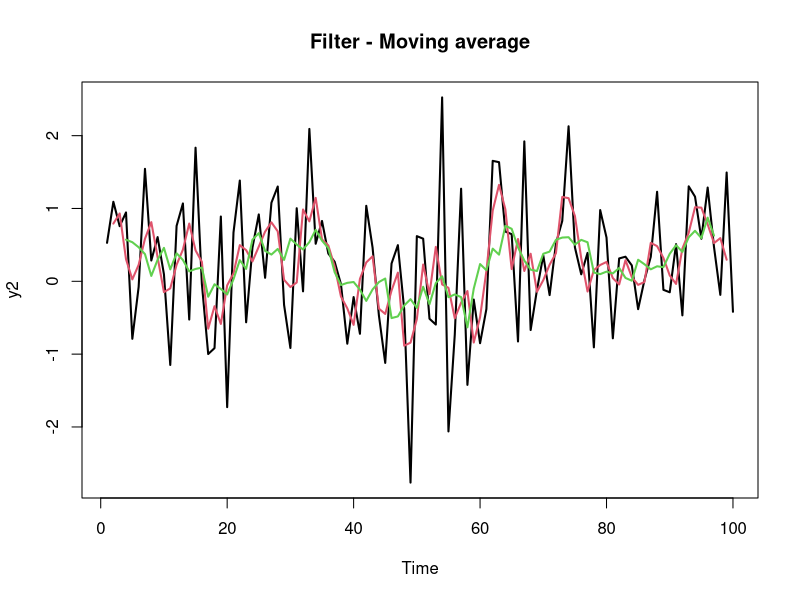
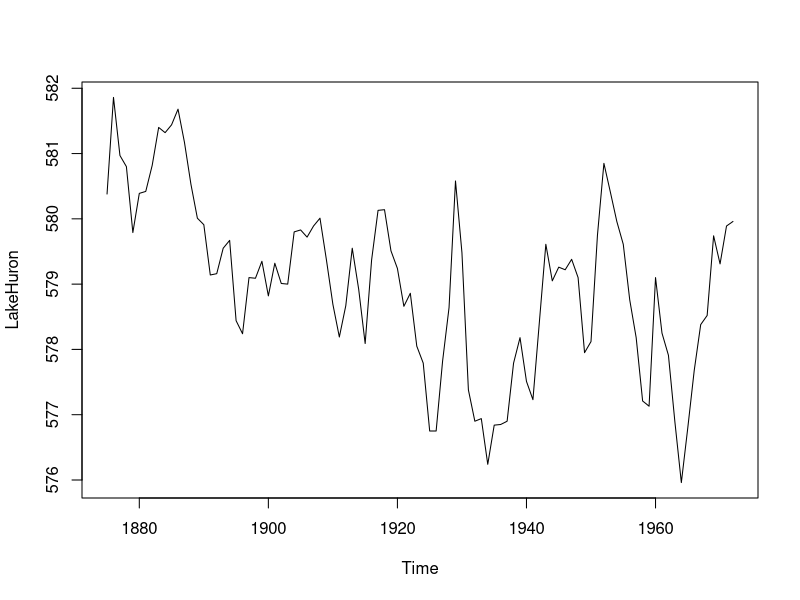
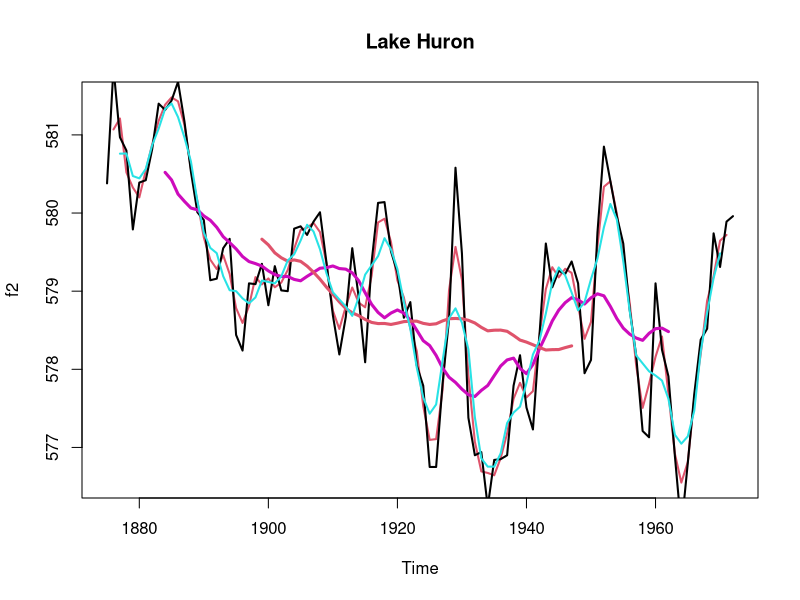

These charts were generated, in order, by the following R code: (Note: this script raises an error after producing the figures.)
### detrending Method 1 ###
## moving average ####
#### Smoothing with a filter #############
help(filter)
## test -simple 3 point filter #####
rep(1/3,3)
y<-1:10
y
filter(y,rep(1/3,3))
## 
y2<-rnorm(100)
f1a<-filter(y2,rep(1/3,3))
f1b<-filter(y2,rep(1/7,7))

plot.ts(y2,main="Filter - Moving average",lwd=2)
lines(f1a,col=2,lwd=2)
lines(f1b,col=3,lwd=2)

### Example Lake Huron ######
data(LakeHuron)
#help(LakeHuron)
plot(LakeHuron)
#str(LakeHuron)
X<-LakeHuron
rep(1/3,3)
f2<-filter(X,rep(1/3,3))
plot(f2,main="Lake Huron",lwd=2,col=2)
lines(X,col=1,lwd=2)
f2a<-filter(X,rep(1/5,5))
f2b<-filter(X,rep(1/20,20))
lines(f2b,lwd=3,col=6)
f2c<-filter(X,rep(1/50,50))
lines(f2c,lwd=3,col=10)
lines(f2a,col=5,lwd=2)
legend(locator(n=1),legend=c("time series","three points","five points"),lwd=2,col=1:3)

#### Filter in series ######
##### 2 points ####
plot(X, main="Lake Huron trend estimated by filter in series" )
F2<-filter(X,rep(1/3,3))
F3<-filter(F2,rep(1/3,3))
F4<-filter(F3,rep(1/3,3))
lines(F2,col=2,lwd=2)
lines(F3,col=3,lwd=2)
lines(F4,col=4,lwd=2)
legend(locator(n=1),legend=c("time series","three points","first time repeated","second time repeated"),lwd=2,col=1:5)
##################################
### Spencer #####
f<-c(-3,-6,-5,3,21,46,67,74,67,46,21,3,-5,-6,-3)/320
plot(X,main="Lake Huron trend estimated by spencer" ,lwd=2)
FS<-filter(X,f)
lines(FS,col=2,lwd=2)
#####################################


Fexp<-filter(0.9*X,0.1,method="recursive",init=X[1])
help(filter)
plot(Fexp,col=2,lwd=2,main="exponential smoothing, alpha=0.9")
lines(X,lwd=2)
######
Fexp2<-filter(0.5*X,0.5,method="recursive",init=X[1])
plot(Fexp2,col=2,lwd=2,main="exponential smoothing, alpha=0.5")
lines(X,lwd=2)
